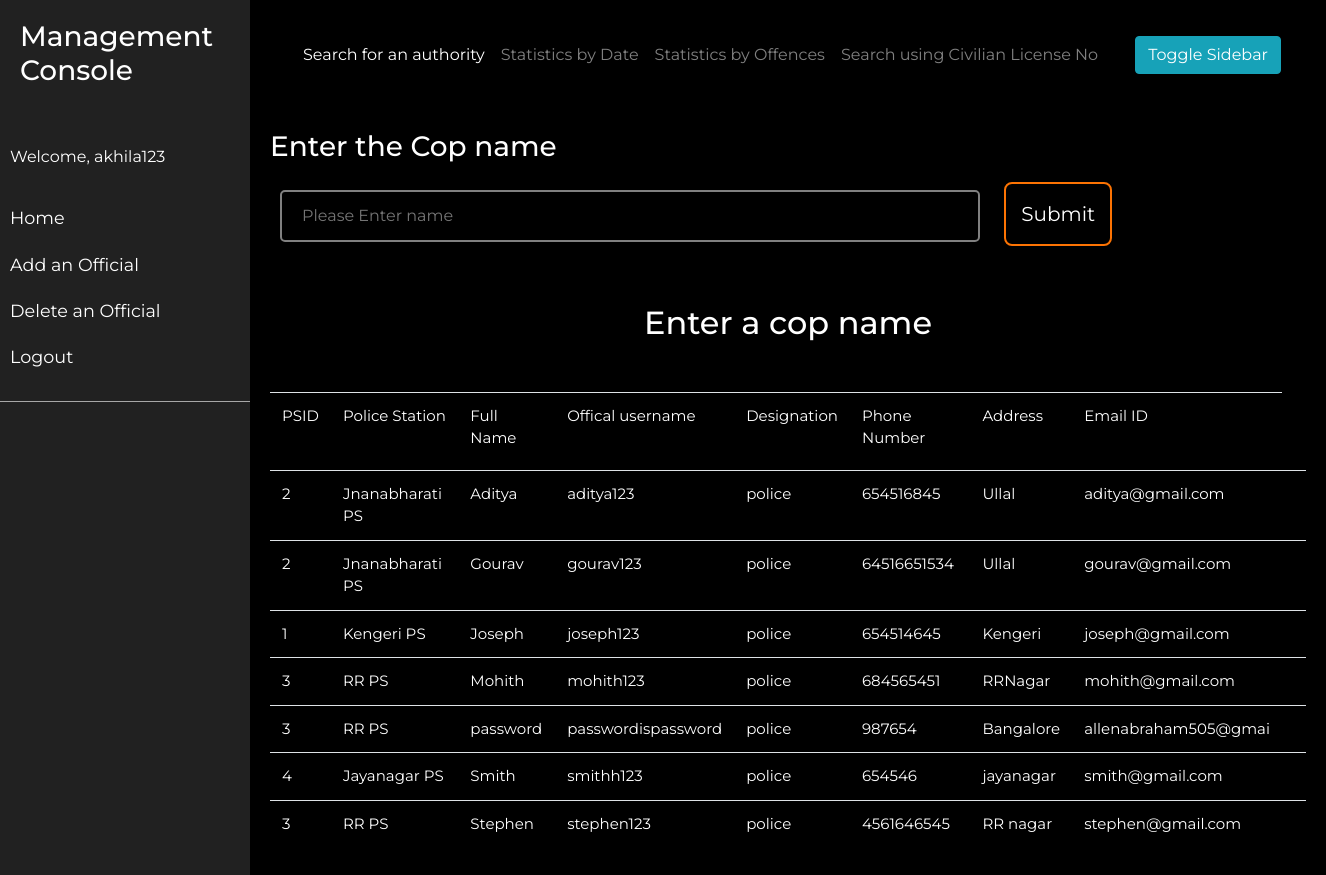
Page /authsearch.php (signed in) on the committed database.
### tables this page shows
CREATE TABLE `policerecord` (
  `PSID` varchar(250) NOT NULL,
  `OfficialUsername` varchar(20) NOT NULL,
  `Password` varchar(250) NOT NULL,
  `CopName` varchar(50) NOT NULL,
  `Designation` varchar(30) NOT NULL,
  `PhoneNo` varchar(20) NOT NULL,
  `Address` varchar(30) NOT NULL,
  `EmailID` varchar(20) NOT NULL
);

CREATE TABLE `station` (
  `PSName` varchar(20) NOT NULL,
  `PSID` int(11) NOT NULL,
  `PSAddress` varchar(50) NOT NULL,
  `PSPhoneNo` int(11) NOT NULL
);

### authsearch.php (the view, shortened to what this page needs)
<?php
 $loginusername = $_SESSION["loginusername"];
 ?>
<!DOCTYPE html>
<html>
<head>
    <link rel="stylesheet" href="https://stackpath.bootstrapcdn.com/bootstrap/4.1.0/css/bootstrap.min.css"
>
    <link rel="stylesheet" href="main.css">
</head>
<body>
    <div class="wrapper">
        <nav id="sidebar">
            <div class="sidebar-header">
                <h3>Management Console</h3>
            </div>
            <ul class="list-unstyled components">
                <p>Welcome, <?php echo $loginusername; ?></p>
                <li>
                    <a href="admin.php">Home</a>
                <li>
                    <a href="register.php">Add an Official</a>
                </li>
                <li>
                    <a href="delpge.php">Delete an Official</a>
                </li>
                <li>
                    <a href="logout.php">Logout</a>
                </li>
            </ul>
        </nav>
        <div id="content">
            <nav class="navbar navbar-expand-sm navbar-dark bg-transparent">
                <div class="container-fluid">
                    <div>
                        <ul class="navbar-nav">
                            <li class="nav-item active"><a class="nav-link" href="authsearch.php">Search for an
                                    authority</a></li>
                            <li class="nav-item"><a class="nav-link" href="statsdate.php">Statistics by Date</a></li>
                            <li class="nav-item"><a class="nav-link" href="offencestats.php">Statistics by Offences</a></li>
                            <li class="nav-item"><a class="nav-link" href="searchlic.php">Search using Civilian License No</a></li>
                        </ul>
                    </div>
                    <button type="button" id="sidebarCollapse" class="btn btn-info">
                        <span>Toggle Sidebar</span>
                    </button>
                </div>
            </nav>
            <div class="view">
                <form method="POST">
                    <h3>Enter the Cop name</h3>
                    <input type="text" name="name" size="30" class="input_form" placeholder="Please Enter name">
                    <input type="submit" value="Submit" class="btn1" />
                </form>
                <table class="table">
                    <tr>
                        <td><label for="uid">PSID</label></td>
                        <td><label for="uid">Police Station</label></td>
                        <td><label for="uid">Full Name</label></td>
                        <td><label for="uid">Offical username</label></td>
                        <td><label for="uid">Designation</label></td>
                        <td><label for="uid">Phone Number</label></td>
                        <td><label for="uid">Address</label></td>
                        <td><label for="uid">Email ID</label></td>
                    </tr>
                    <div class="Display">
                        <?php
						require_once "config.php";
                        $name = $_POST["name"];
                        $sql = "SELECT station.PSID,psname,officialusername,copname,designation,phoneno,address,emailid FROM policerecord,station where station.psid = policerecord.psid and (copname LIKE '%$name%' or officialusername LIKE '%$name%') ORDER BY copname" ;
                        $result = mysqli_query($conn, $sql);
						if (mysqli_num_rows($result)>0) {
						while($row = mysqli_fetch_assoc($result)) {
							echo"<tr><td>".$row["PSID"]."</td><td>".$row["psname"]."</td><td>".$row["copname"]."</td><td>".$row["officialusername"]."</td><td>". $row["designation"]."</td><td>".$row["phoneno"]."</td><td>".$row["address"]."</td><td>".$row["emailid"]."</td><td></tr>";
                        }
                        if(!empty($name)){
                        ;
                        }
                        else{
                            echo "<br/><br/><h2><center>Enter a cop name</center></h2>";
                        }
						} else {
						echo "<br/><br/><h3><center>No users with name $name found!</center></h3><br/><br/>";
						}
					?>
                    </div>
                </table>
            </div>
        </div>
    </div>
</body>
</html>

### main.css (style rules this page uses)
body { background: linear-gradient(rgba(0,0,0,1), rgba(0,0,0,1)), url('bg.jpg'); align-content: stretch; }
.input_form { width: 700px; padding: 12px 20px; margin: 10px 10px; background-color: transparent !important; border: 2px solid gray; border-radius: 5px; -webkit-transition-duration: 0.4s !important; transition-duration: 0.4s; }
.btn1 { border: 2px solid #fc7303; background-color: transparent; border-radius: 8px; font-size: 20px; -webkit-transition-duration: 0.4s; transition-duration: 0.4s; text-decoration: none !important; padding: 15px; margin: 10px; }
* { font-family: 'Montserrat', sans-serif; color: #ffffff; }
table td { padding: 10px; margin: 10px; border: none; }
table tr { padding: 10px; margin: 10px; border: none; }
a { text-decoration: none; color: black; }
.view { font-family: sans-serif; color: #fc7303; }
.table { font-size: 15px; background-color: transparent; margin-top: 50px; padding: 10px; }
.navbar { padding: 15px 10px; background: #fff; border: none; border-radius: 0; margin-bottom: 40px; box-shadow: 1px 1px 3px rgba(0, 0, 0, 0.1); }
.wrapper { display: flex; width: 100%; align-items: stretch; }
#sidebar { min-width: 250px; max-width: 250px; background: #212121; color: #fff; transition: all 0.3s; }
#sidebar .sidebar-header { padding: 20px; background: #212121; }
#sidebar ul.components { padding: 20px 0; border-bottom: 1px solid #a7a7a7; }
#sidebar ul p { color: #fff; padding: 10px; }
#sidebar ul li a { padding: 10px; font-size: 1.1em; display: block; color: #fff; }
#content { width: 100%; padding: 20px; min-height: 100vh; transition: all 0.3s; }

### rows in the picture
policerecord: PSID.PSID "2", PSID.PSName "Jnanabharati PS", CopName "Aditya", OfficialUsername "aditya123", Designation "police", PhoneNo "654516845", Address "Ullal", EmailID "aditya@gmail.com"
policerecord: PSID.PSID "2", PSID.PSName "Jnanabharati PS", CopName "Gourav", OfficialUsername "gourav123", Designation "police", PhoneNo "64516651534", Address "Ullal", EmailID "gourav@gmail.com"
policerecord: PSID.PSID "1", PSID.PSName "Kengeri PS", CopName "Joseph", OfficialUsername "joseph123", Designation "police", PhoneNo "654514645", Address "Kengeri", EmailID "joseph@gmail.com"
policerecord: PSID.PSID "3", PSID.PSName "RR PS", CopName "Mohith", OfficialUsername "mohith123", Designation "police", PhoneNo "684565451", Address "RRNagar", EmailID "mohith@gmail.com"
policerecord: PSID.PSID "3", PSID.PSName "RR PS", CopName "password", OfficialUsername "passwordispassword", Designation "police", PhoneNo "987654", Address "Bangalore", EmailID "allenabraham505@gmai"
policerecord: PSID.PSID "4", PSID.PSName "Jayanagar PS", CopName "Smith", OfficialUsername "smithh123", Designation "police", PhoneNo "654546", Address "jayanagar", EmailID "smith@gmail.com"
policerecord: PSID.PSID "3", PSID.PSName "RR PS", CopName "Stephen", OfficialUsername "stephen123", Designation "police", PhoneNo "4561646545", Address "RR nagar", EmailID "stephen@gmail.com"

### other values in the picture
$loginusername "akhila123"
